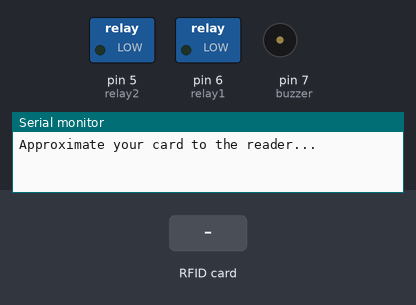
Simulated run of this sketch. Board: Arduino Uno, built with avr-gcc and run on an emulated ATmega328P. On the bench: switched loads named in the sketch (green lamp = pin HIGH), buzzer (waves = sounding, pin HIGH), the last lines printed to the serial monitor. The test bench sets the inputs (shaded band). Pins used as bus, display or sensor lines are not drawn.

Above: at 1.3 s.
1.4 s: RFID card 11 23 CE 26 held to the reader
At 2.0 s:
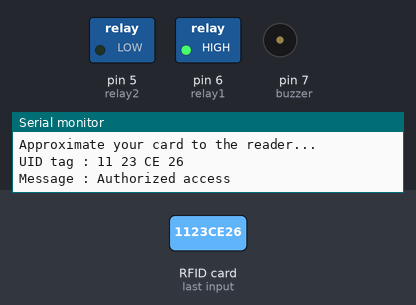
2.9 s: RFID card 01 48 3F 26 held to the reader
At 5.6 s:
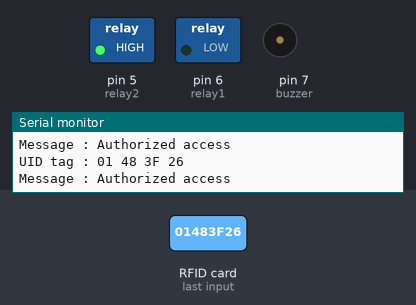
5.9 s: RFID card 5E 7A 19 C4 held to the reader
At 8.1 s:
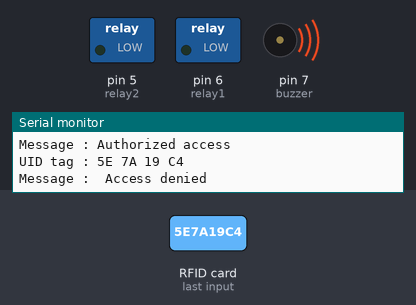
Timing chart, 0 to 11.9 s (numbered marks = the images above; inputs shaded):
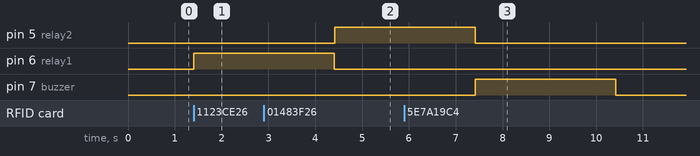

The sketch:

RFIDBased_HomeAutomation.ino
```cpp
#include <SPI.h>
#include <MFRC522.h>
#define SS_1_PIN 10
#define SS_2_PIN 2
#define RST_PIN 9
int relay1=6;
int relay2=5;
int buzzer = 7;
MFRC522 mfrc522(SS_1_PIN, RST_PIN); // Instance of the class
MFRC522 mfrc522a(SS_2_PIN, RST_PIN); // Instance of the class
MFRC522::MIFARE_Key key;
// Init array that will store new NUID
byte nuidPICC[3];
void setup() {
  pinMode(relay1, OUTPUT);
  pinMode(relay2, OUTPUT);
  pinMode(buzzer, OUTPUT);
  Serial.begin(9600);   // Initiate a serial communication
  SPI.begin();      // Initiate  SPI bus
  mfrc522.PCD_Init();
  mfrc522a.PCD_Init();  // Initiate MFRC522
  Serial.println("Approximate your card to the reader...");
  Serial.println();
}
void loop() {
RFID();
RFID1();
}
void RFID()
{
  //Serial.println("pirmais");
    if ( ! mfrc522.PICC_IsNewCardPresent())  { return;}
  // Select one of the cards
  if ( ! mfrc522.PICC_ReadCardSerial()) {return; }
  //Show UID on serial monitor
  Serial.print("UID tag :");
  String content= "";
  byte letter;
  for (byte i = 0; i < mfrc522.uid.size; i++)
  {
     Serial.print(mfrc522.uid.uidByte[i] < 0x10 ? " 0" : " ");
     Serial.print(mfrc522.uid.uidByte[i], HEX);
     content.concat(String(mfrc522.uid.uidByte[i] < 0x10 ? " 0" : " "));
     content.concat(String(mfrc522.uid.uidByte[i], HEX));
  }
  Serial.println();
  Serial.print("Message : ");
  content.toUpperCase();
  if (content.substring(1) == "11 23 CE 26") //Change the UID of the card/cards that you want to give access
  {
    Serial.println("Authorized access");
    Serial.println();
    digitalWrite(relay1, HIGH);
   digitalWrite(buzzer, LOW);
    delay(3000);
    digitalWrite(relay1, LOW);
  }
 else   {
    Serial.println(" Access denied");
    digitalWrite(relay1, LOW);
    digitalWrite(buzzer, HIGH);
    delay(3000);
    digitalWrite(buzzer, LOW);
  }
}
void RFID1()
{
  if ( ! mfrc522a.PICC_IsNewCardPresent()) {return; }
  // Select one of the cards
  if ( ! mfrc522a.PICC_ReadCardSerial()) {return; }
  //Show UID on serial monitor
  Serial.print("UID tag :");
  String content= "";
  byte letter;
  for (byte i = 0; i < mfrc522a.uid.size; i++)
  {
     Serial.print(mfrc522a.uid.uidByte[i] < 0x10 ? " 0" : " ");
     Serial.print(mfrc522a.uid.uidByte[i], HEX);
     content.concat(String(mfrc522a.uid.uidByte[i] < 0x10 ? " 0" : " "));
     content.concat(String(mfrc522a.uid.uidByte[i], HEX));
  }
  Serial.println();
  Serial.print("Message : ");
  content.toUpperCase();
  if (content.substring(1) == "01 48 3F 26") //Change the UID of the card/cards that you want accessto
  { Serial.println("Authorized access");
    Serial.println();
    digitalWrite(relay2, HIGH);
    digitalWrite(buzzer, LOW);
    delay(3000);
    digitalWrite(relay2, LOW);  }
 else   {
    Serial.println(" Access denied");
    digitalWrite(relay2, LOW);
    digitalWrite(buzzer, HIGH);
    delay(3000);
    digitalWrite(buzzer, LOW);
  }
}
```

Measured:
- after the input at 1.4 s, pin 6 (relay1): LOW → HIGH at once
- after the input at 2.9 s, pin 5 (relay2): LOW → HIGH after 1.5 s
- after the input at 5.9 s, pin 7 (buzzer): LOW → HIGH after 1.5 s, → LOW 3.0 s later
